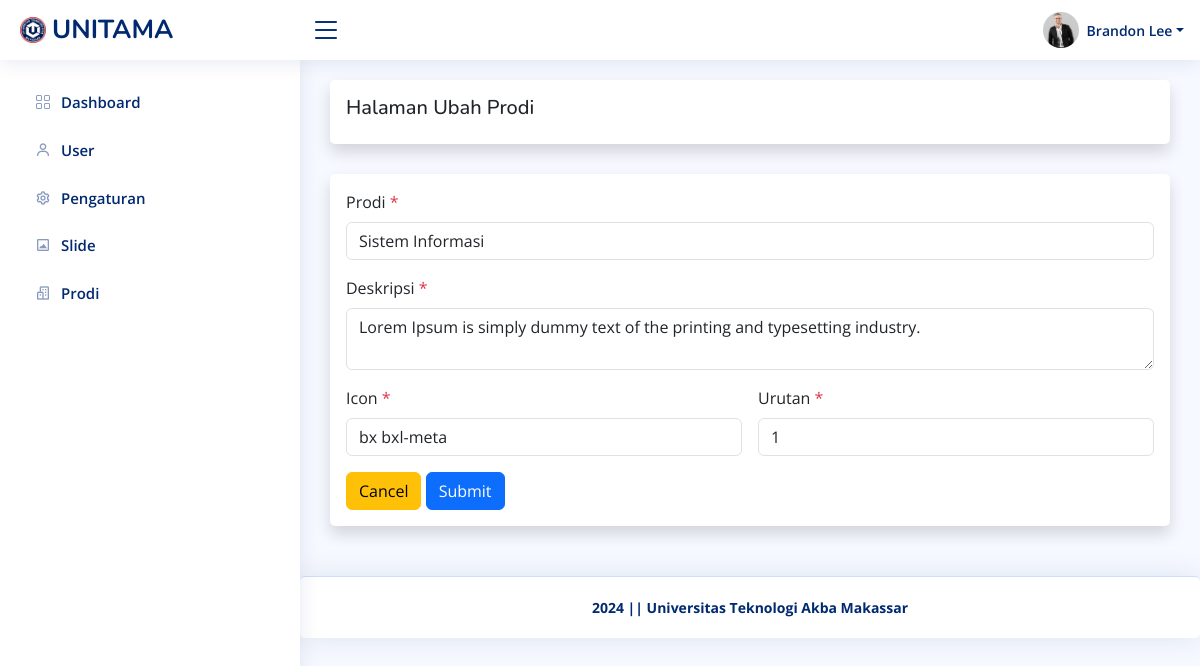
The app's page /admin/prodi/ubah.php?id=1 (signed in), older data.
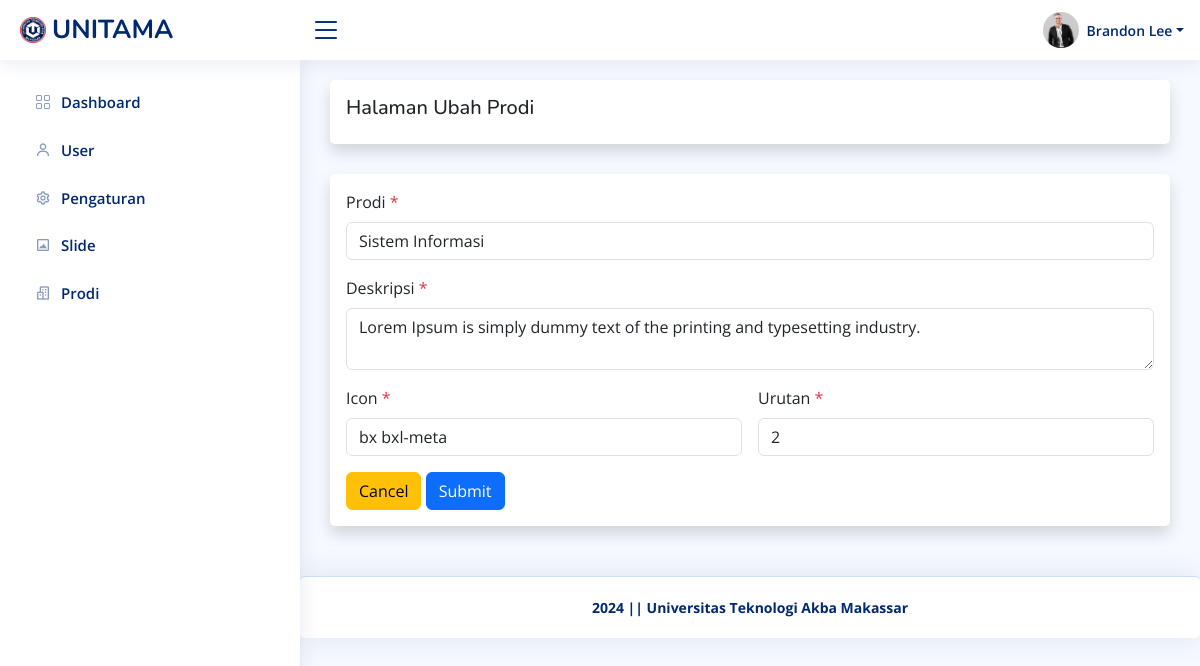
The same page, newer data.
### tables this page shows
CREATE TABLE `prodi` (
  `id_prodi` int(11) NOT NULL,
  `prodi` varchar(20) NOT NULL,
  `deskripsi` varchar(128) NOT NULL,
  `icon` varchar(20) NOT NULL,
  `urutan` int(11) NOT NULL
);

### helper.php (called while the page is built, shortened)
<?php
$base_url = 'http://localhost/unitama/';
$koneksi = mysqli_connect('localhost', 'root', '', 'unitama');
function getWhere($query)
{
    global $koneksi;
    return mysqli_fetch_assoc(mysqli_query($koneksi, $query));
}

### admin/prodi/ubah.php (the view, shortened to what this page needs)
<?php require '../template/header.php' ?>
<?php
$id = $_GET['id'];
$prodi = getWhere("SELECT * FROM prodi WHERE id_prodi = $id");
?>
<div class="card shadow p-3">
    <h5>Halaman Ubah Prodi</h5>
</div>
<div class="card shadow p-3">
    <form action="" method="post" id="form" enctype="multipart/form-data">
        <div class="row mb-3 g-3">
            <div class="col-12">
                <label for="prodi" class="form-label">Prodi <span class="text-danger">*</span></label>
                <input type="text" class="form-control" id="prodi" name="prodi" required value="<?= $prodi['prodi']; ?>">
            </div>
            <div class="col-12">
                <label for="deskripsi" class="form-label">Deskripsi <span class="text-danger">*</span></label>
                <textarea class="form-control" id="deskripsi" name="deskripsi" required><?= $prodi['deskripsi']; ?></textarea>
            </div>
            <div class="col-md-6">
                <label for="icon" class="form-label">Icon <span class="text-danger">*</span></label>
                <input type="text" class="form-control" id="icon" name="icon" required value="<?= $prodi['icon']; ?>">
            </div>
            <div class="col-md-6">
                <label for="urutan" class="form-label">Urutan <span class="text-danger">*</span></label>
                <input type="number" class="form-control" id="urutan" name="urutan" required value="<?= $prodi['urutan']; ?>">
            </div>
        </div>
        <a class="btn btn-warning" href="<?= $base_url; ?>admin/prodi" role="button">Cancel</a>
        <button type="submit" name="submit" class="btn btn-primary">Submit</button>
    </form>
</div>
<?php require '../template/footer.php' ?>

Row changes from the older to the newer data that the page shows:
changed prodi "Sistem Informasi": urutan "1" → "2"
